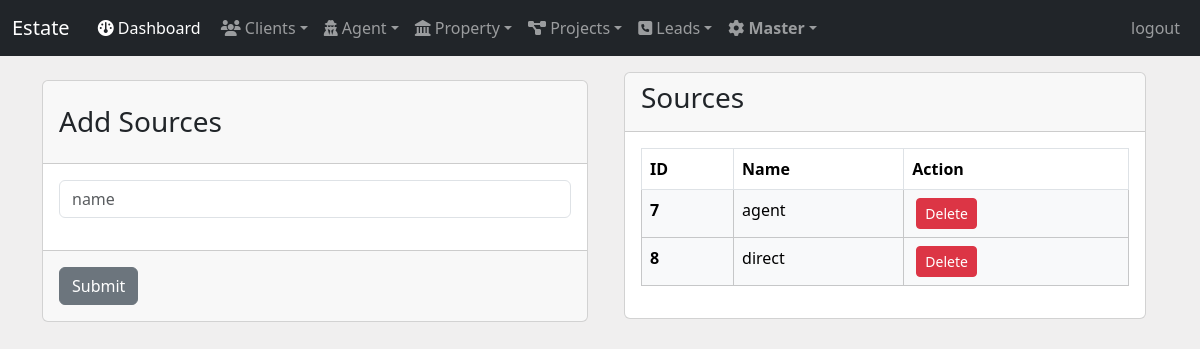
The page /add_Source (signed in) on the database its author committed.
### main/models.py (models this page shows, shortened)
class Source(models.Model):
    name = models.CharField(max_length=100, unique=True)
    owner = models.IntegerField(default=1)

### main/views.py (the view)
# urls.py: path('add_Source', views.add_Source, name='add_Source'),
def add_Source(request):
    source = Source.objects.filter(owner=request.user.id)
    if request.method == 'POST':
        form = SourceForm(request.POST)
        if form.is_valid():
            s = form.save(commit=False)
            s.owner = request.user.id
            s.save()
            messages.success(request, 'An Source has been created')
            return redirect('add_Source')
        else :
            messages.success(request, 'form was invalid . try again')
            return redirect('add_Source')
    else :
        form = SourceForm()
    return render(request, 'Source.html', {'form' : form , 'sources' : source })

### main/forms.py
class SourceForm(forms.ModelForm):
  class Meta:
    model = Source
    fields = ('name',)
    labels = {
        'name' : ''}
    widgets = {
      'name' : forms.TextInput(attrs={'class':'form-control', "placeholder": "name"})}

### main/templates/source.html (shortened to what this page needs)
{% extends "base.html" %}
{% block content %}
<div class='container'>
    <div class="row">
        <div class="col-md-6">
            <div class="card my-4">
                <div class="card-header">
                    <h3 class='my-3'>Add Sources </h3>
                </div>
                <div class="card-body">
                    <form method='POST'>
                        {{ form.as_p}}
                </div>
                <div class="card-footer text-body-secondary">
                    <input class='btn btn-secondary my-2' type='submit'>
                </div>
            </div>
        </div>
        <div class="col-md-6">
            <div class='container my-3'>
                <div class="card">
                    <div class="card-header">
                        <h3>Sources</h3>
                    </div>
                    <div class="card-body">
                        <table class="table table-bordered table-hover">
                            <thead>
                                <tr>
                                    <th scope="col">ID</th>
                                    <th scope="col">Name</th>
                                    <th scope="col">Action</th>
                                </tr>
                            </thead>
                            <tbody>
                                {% for source in sources %}
                                <tr class="table-light">
                                    <th scope="row">{{ source.id }}</th>
                                    <td class="text-truncate" style="max-width: 150px;">{{ source.name }}</td>
                                    <td><a class='btn btn-danger btn-sm mx-1' href="{% url "delete_source" source.id %}" onclick="return confirm('Are you sure u want to delete this Source?')">Delete</a></td>
                                </tr>
                                {% endfor %}
                            </tbody>
                        </table>
                    </div>
                </div>
            </div>
        </div>
    </div>
</div>
{% endblock content %}

### main/templates/base.html (style rules this page uses)
body { background-color: rgb(240, 239, 239); }

### rows shown on the page
Source: id "7", name "agent"
Source: id "8", name "direct"
